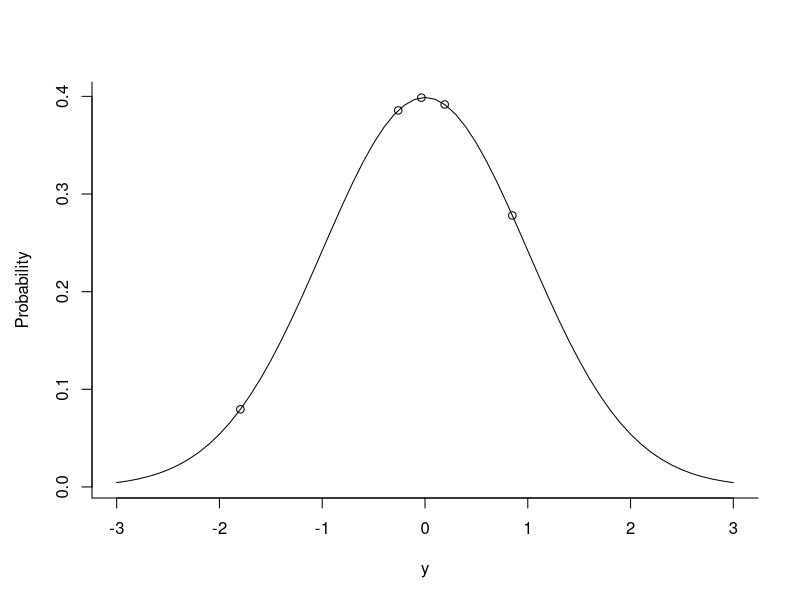
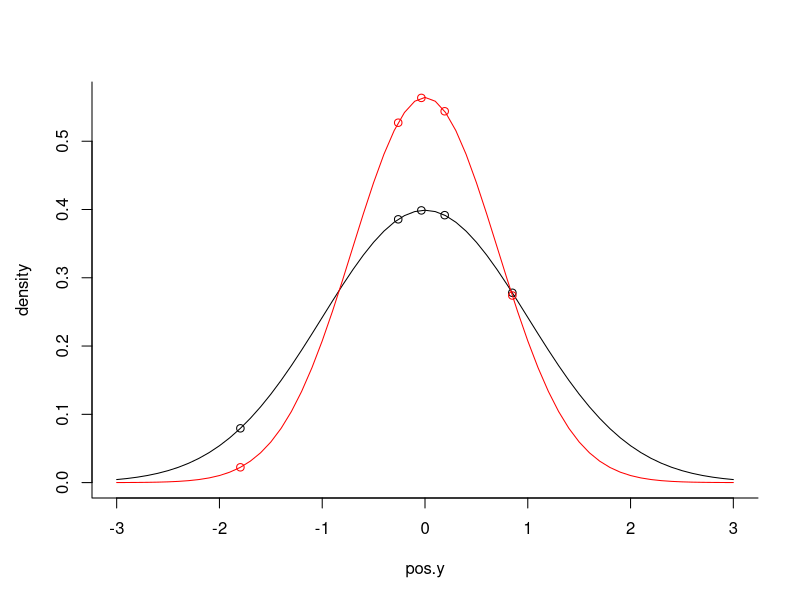
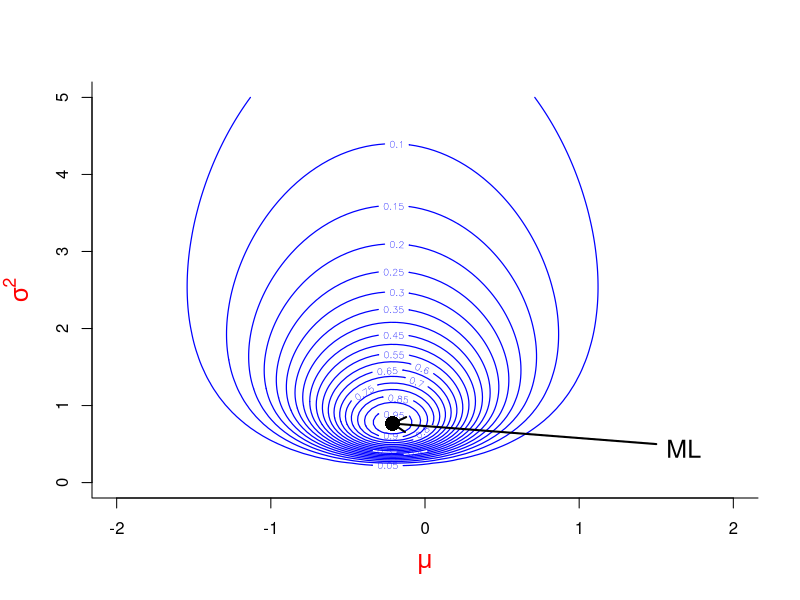

Here is the R script that generated these plots, in order: (Note: this script raises an error after producing the figures.)
## ---- chunk 1
knitr::opts_chunk$set(
  collapse = TRUE,
  comment = "#>"
)
par(mar=c(5, 4.5, 4, 2)+0.1, bty="l")


#rmarkdown::render("~/Work/MCMCglmm/vignettes/articles/_2.Bayes_and_MCMC.Rmd")
## ---- chunk 2
#library(MCMCpack)
## ---- chunk 3
Ndata<-data.frame(y=rnorm(5, mean=0, sd=sqrt(1)))
Ndata$y
## ---- chunk 4
pos.y<-seq(-3,3,0.1)                              # possible values of y
Probability<-dnorm(pos.y, mean=0, sd=sqrt(1))     # density of possible values 
plot(Probability~pos.y, type="l", xlab="y")
Probability.y<-dnorm(Ndata$y, mean=0, sd=sqrt(1)) # density of actual values
points(Probability.y~Ndata$y)
## ---- chunk 5
prod(dnorm(Ndata$y, mean=0, sd=sqrt(1)))
## ---- chunk 6
plot(dnorm(pos.y, mean=0, sd=sqrt(1))~pos.y, type="l", ylim=c(0,max(dnorm(0, mean=0, sd=sqrt(0.5)))), ylab="density", xlab="pos.y")
points(Ndata$y, dnorm(Ndata$y, mean=0, sd=sqrt(1)))
lines(dnorm(pos.y, mean=0, sd=sqrt(0.5))~pos.y, type="l", col="red")
points(Ndata$y, dnorm(Ndata$y, mean=0, sd=sqrt(0.5)), col="red")
## ---- chunk 7
prod(dnorm(Ndata$y, mean=0, sd=sqrt(0.5)))
## ---- chunk 8
loglik<-function(par, y){sum(dnorm(y, par[1], sqrt(par[2]), log=TRUE))}
mu<-seq(-2,2,length=100)
sigma2<-seq(0.0001,5,length=100)
L<-matrix(0,100,100)
P<-L
for(i in 1:100){
for(j in 1:100){
L[i,j]<-loglik(c(mu[i], sigma2[j]), Ndata$y)
}}
## ---- chunk 9
loglik<-function(par, y){sum(dnorm(y, par[1], sqrt(par[2]), log=TRUE))}
MLest<-optim(c(mean=0,var=1), fn=loglik, y=Ndata$y, control = list(fnscale = -1,reltol=1e-16))$par
## ---- chunk 10
contour(mu,sigma2,exp(L-max(L)), xlab=expression(mu), ylab=expression(sigma^2), cex.lab=1.5, nlevels=15, col.lab="red", lwd=1.2, col="blue")
points(MLest[1], MLest[2], pch=16, cex=2)
arrows(1.5, 0.5, MLest[1],MLest[2], length=0.15, lwd=2)
text(1.5, 0.4, "ML", pos=4, cex=1.5)
## ---- chunk 11
MLest
## ---- chunk 12
m1a.1<-glm(y~1, data=Ndata)
summary(m1a.1)
## ---- chunk 13
MLest["var"]*(5/4)
## ---- chunk 14
logprior<-function(par, priorR, priorB){
    dnorm(par[1], mean=priorB$mu, sd=sqrt(priorB$V), log=TRUE)+log(MCMCpack::dinvgamma(par[2],shape=priorR$nu/2,scale=(priorR$nu*priorR$V)/2))    
}
## ---- chunk 15
prior<-list(R=list(V=1, nu=0.002), B=list(mu=0, V=1e+8))
## ---- chunk 16
loglikprior<-function(par, y, priorR, priorB){
loglik(par,y)+logprior(par,priorR,priorB)
}
## ---- chunk 17
P<-L
for(i in 1:100){
for(j in 1:100){
P[i,j]<-loglikprior(c(mu[i], sigma2[j]), Ndata$y, prior$R, prior$B)
}}
## ---- chunk 18
Best<-optim(c(mean=0,var=1), fn=loglikprior, y=Ndata$y, priorR=prior$R, priorB=prior$B, method="L-BFGS-B", lower=c(-1e+5, 1e-5), upper=c(1e+5,1e+5), control = list(fnscale = -1, factr=1e-16))$par
Best
## ---- chunk 19
m1a.2<-MCMCglmm(y~1, data=Ndata, prior=prior, thin=1, verbose=FALSE)
## ---- chunk 20
contour(mu,sigma2,exp(L-max(L)), xlab=expression(mu), ylab=expression(sigma^2), cex.lab=1.25, nlevels=15)
contour(mu,sigma2,exp(P-max(P)), add=TRUE, nlevels=15, col="red", drawlabels = FALSE)
points(cbind(m1a.2$Sol, m1a.2$VCV))
## ---- chunk 21
nb<-names(Best)
names(Best)<-NULL
## ---- chunk 22
exp(loglikprior(Best, Ndata$y, prior$R, prior$B)-loglikprior(c(0,1), Ndata$y, prior$R, prior$B))
## ---- chunk 23
names(Best)<-nb
## ---- chunk 24
prop.table(table(m1a.2$Sol>-2 & m1a.2$Sol<2 & m1a.2$VCV<5))
## ---- chunk 25
hist(m1a.2$VCV[which(m1a.2$VCV<5)])
abline(v=Best["var"], col="red")
## ---- chunk 26
P.new<-L
mu.new<-seq(Best[1]-1, Best[1]+1, length=100)
sigma2.new<-seq(max(Best[2]-1,0.00001), Best[2]+1, length=100)
for(i in 1:100){
for(j in 1:100){
P.new[i,j]<-loglikprior(c(mu.new[i], sigma2.new[j]), Ndata$y, prior$R, prior$B)
}}
## ---- chunk 27
P.new2<-L
mu.new<-seq(Best[1]-1, Best[1]+1, length=100)
sigma2.new2<-seq(1, Best[2]+2, length=100)
for(i in 1:100){
for(j in 1:100){
P.new2[i,j]<-loglikprior(c(mu.new[i], sigma2.new2[j]), Ndata$y, prior$R, prior$B)
}}
## ---- chunk 28
autocorr(m1a.2$Sol)
autocorr(m1a.2$VCV)
## ---- chunk 29
plot(m1a.2$Sol)
## ---- chunk 30
plot(log(m1a.2$VCV))
## ---- chunk 31
prior.m1a.3<-list(R=list(V=1, nu=0))
m1a.3<-MCMCglmm(y~1, data=Ndata, thin=1, prior=prior.m1a.3, verbose=FALSE)
## ---- chunk 32
prior.m1a.3<-list(R=list(V=1, nu=0))
m1a.3<-MCMCglmm(y~1, data=Ndata, thin=1, prior=prior.m1a.3, verbose=FALSE)
kda.3<-MASS::kde2d(m1a.3$Sol, log(m1a.3$VCV), lims=c(-2,2,log(0.1),log(5)), n=50)
kda.3$y<-exp(kda.3$y)
## ---- chunk 33
prior.m1a.4<-list(R=list(V=1e-16, nu=-2))
m1a.4<-MCMCglmm(y~1, data=Ndata, thin=1, prior=prior.m1a.4, verbose=FALSE)
## ---- chunk 34
prior.m1a.4<-list(R=list(V=1e-16, nu=-2))
m1a.4<-MCMCglmm(y~1, data=Ndata, thin=1, prior=prior.m1a.4, verbose=FALSE)
kda.4<-MASS::kde2d(m1a.4$Sol, log(m1a.4$VCV), lims=c(-2,2,log(0.1),log(5)), n=50)
kda.4$y<-exp(kda.4$y)
